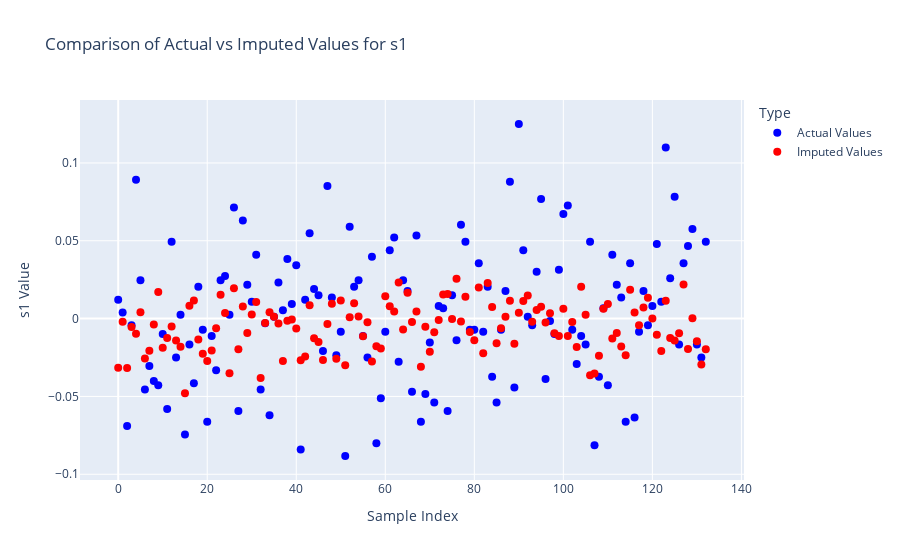
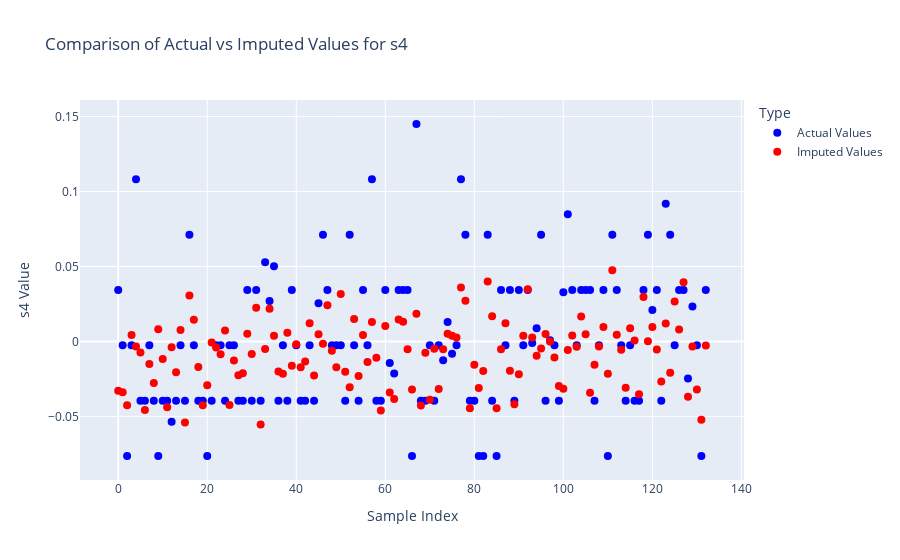

Notebook cell for these charts, in order:
### Markdown cell above
## Evaluating imputation quality

In this demonstration, since the receiver dataset was artificially created by removing variables from the original data, there exists the unique opportunity to evaluate the quality of our imputations by comparing them to the actual values.

### Code cell
# Visualize comparison between actual and imputed values
for var in imputed_variables:
    fig = go.Figure()

    # Plot actual values
    fig.add_trace(
        go.Scatter(
            x=receiver_data.index,
            y=receiver_data[var],
            mode="markers",
            name="Actual Values",
            marker=dict(color="blue", size=8),
        )
    )

    # Plot imputed values
    fig.add_trace(
        go.Scatter(
            x=imputed_data.index,
            y=imputed_data[var],
            mode="markers",
            name="Imputed Values",
            marker=dict(color="red", size=8),
        )
    )

    # Customize the plot appearance
    fig.update_layout(
        title=f"Comparison of Actual vs Imputed Values for {var}",
        xaxis_title="Sample Index",
        yaxis_title=f"{var} Value",
        legend_title="Type",
        hovermode="closest",
    )

    fig.show()

### Figure 1 — Plotly figure (JSON) as saved in the notebook; plotly's stock layout.template omitted (floating-point values rounded to 4 significant figures; data arrays with more than 128 entries replaced by an {"elided": "..."} marker saying what was removed)
{"data": [{"marker": {"color": "blue", "size": 8}, "mode": "markers", "name": "Actual Values", "type": "scatter", "x": {"elided": "133 int values"}, "y": {"elided": "133 float values"}}, {"marker": {"color": "red", "size": 8}, "mode": "markers", "name": "Imputed Values", "type": "scatter", "x": {"elided": "133 int values"}, "y": {"elided": "133 float values"}}], "layout": {"hovermode": "closest", "legend": {"title": {"text": "Type"}}, "title": {"text": "Comparison of Actual vs Imputed Values for s1"}, "xaxis": {"title": {"text": "Sample Index"}}, "yaxis": {"title": {"text": "s1 Value"}}}}

### Figure 2 — Plotly figure (JSON) as saved in the notebook; plotly's stock layout.template omitted (floating-point values rounded to 4 significant figures; data arrays with more than 128 entries replaced by an {"elided": "..."} marker saying what was removed)
{"data": [{"marker": {"color": "blue", "size": 8}, "mode": "markers", "name": "Actual Values", "type": "scatter", "x": {"elided": "133 int values"}, "y": {"elided": "133 float values"}}, {"marker": {"color": "red", "size": 8}, "mode": "markers", "name": "Imputed Values", "type": "scatter", "x": {"elided": "133 int values"}, "y": {"elided": "133 float values"}}], "layout": {"hovermode": "closest", "legend": {"title": {"text": "Type"}}, "title": {"text": "Comparison of Actual vs Imputed Values for s4"}, "xaxis": {"title": {"text": "Sample Index"}}, "yaxis": {"title": {"text": "s4 Value"}}}}
